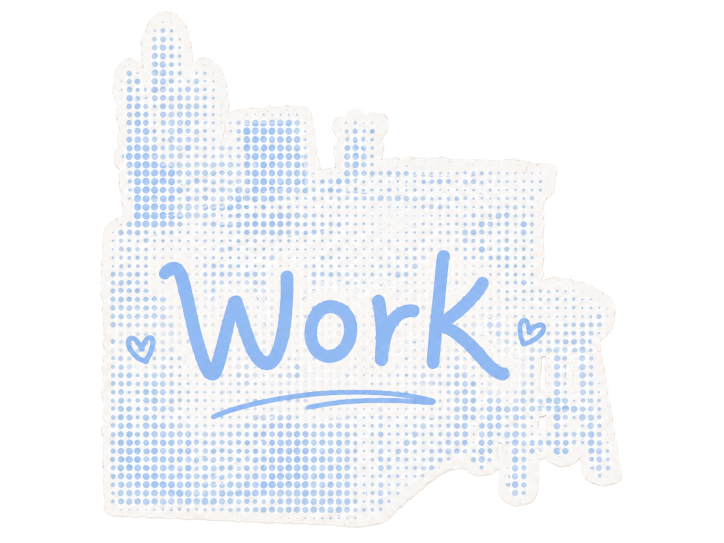
#> input picture 素材/image 10.png, 1448 x 1086 px (shown at 1/2 size)
$ python process-halftone-props.py
#> lines starting #> are read from the running program, lines starting #| are printed output that depends on the picture; after the words box and inside, x2 and y2 are one past the last pixel; in counts of white or black regions, pixels touching at a corner belong together
#> in main, src is the input picture: PIL image 1448x1086 RGBA; mean R, G, B, A 110.3, 113.1, 117.3, 120.9
"""Process high-res halftone hover stickers from 素材/image 8-10.png."""

from PIL import Image
import cv2
import numpy as np
import os

SRC_DIR = os.path.join(os.path.dirname(__file__), '..', '素材')
OUT = os.path.join(os.path.dirname(__file__), '..', 'assets')

SOURCES = {
    'hero-prop-desk-halftone.png': 'image 10.png',
    'hero-prop-counter-halftone.png': 'image 9.png',
    'hero-prop-board-halftone.png': 'image 8.png',
}


def extract_sticker(img_rgba, black_threshold=28, min_area=800):
#> called with black_threshold = 28, min_area = 800
    arr = np.array(img_rgba.convert('RGBA'))
    lum = arr[:, :, :3].astype(np.float32).mean(axis=2)
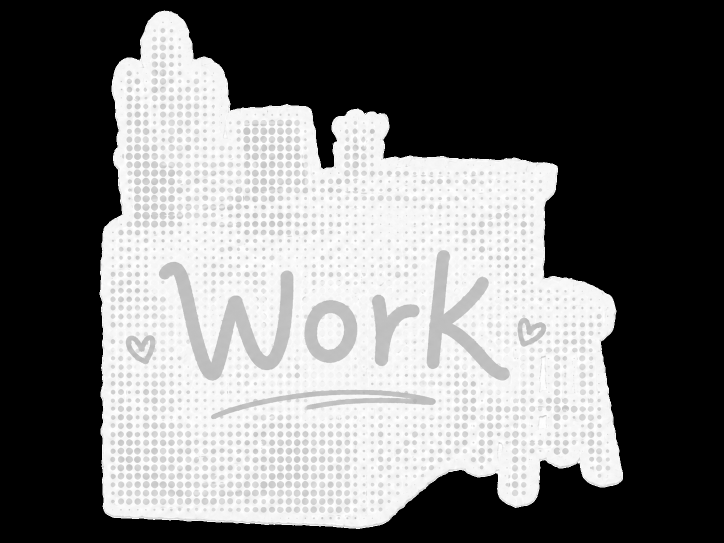
#> lum: shape (1086, 1448) float32 (shown at 1/2 size); min 0, max 255, mean 113.6
    alpha = arr[:, :, 3].astype(np.float32)
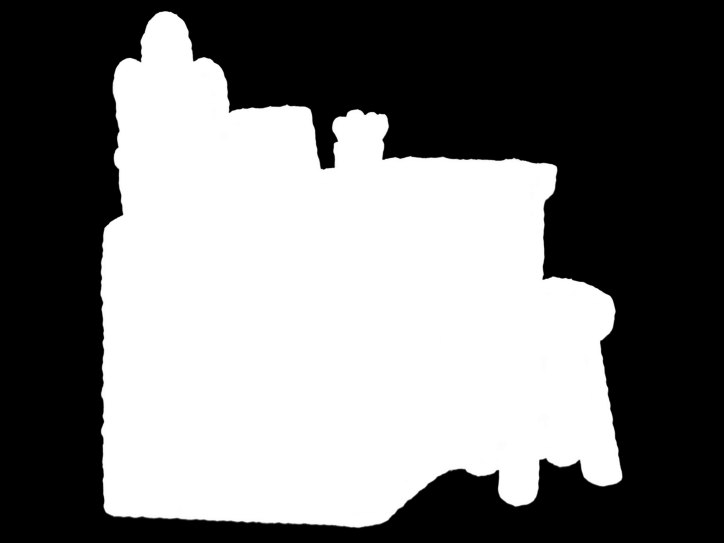
#> alpha: shape (1086, 1448) float32 (shown at 1/2 size); min 0, max 255, mean 120.9

    if alpha.max() > 0:
        visible = (alpha > 16) & (lum >= black_threshold)
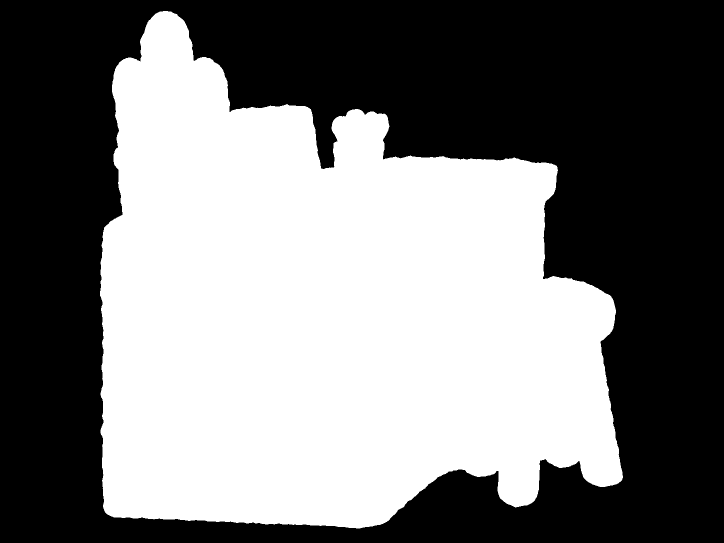
#> visible: shape (1086, 1448) bool (shown at 1/2 size); 47.7% white; 1 white region, box (x1, y1, x2, y2) and area: (200, 22, 1246, 1057) 750862
    else:
        visible = lum >= black_threshold

    mask = visible.astype(np.uint8)
    n, labels, stats, _ = cv2.connectedComponentsWithStats(mask, connectivity=8)
#> n = 2; stats = [[0, 0, 1448, 1086, 821666], [200, 22, 1046, 1035, 750862]]
    if n <= 1:
        arr[:, :, 3] = (mask * 255).astype(np.uint8)
        return Image.fromarray(arr)

    best = 1
    best_area = 0
    for i in range(1, n):
        area = stats[i, cv2.CC_STAT_AREA]
        if area > best_area and area >= min_area:
            best = i
            best_area = area
#> this loop made 1 pass
#> (area, best_area) on pass 1: (750862, 750862)
#> after the loop, best = 1; best_area = 750862

    x, y, w, h, _ = stats[best]
#> x = 200; y = 22; w = 1046; h = 1035
    out_alpha = np.where(labels == best, 255, 0).astype(np.uint8)
    arr[:, :, 3] = out_alpha
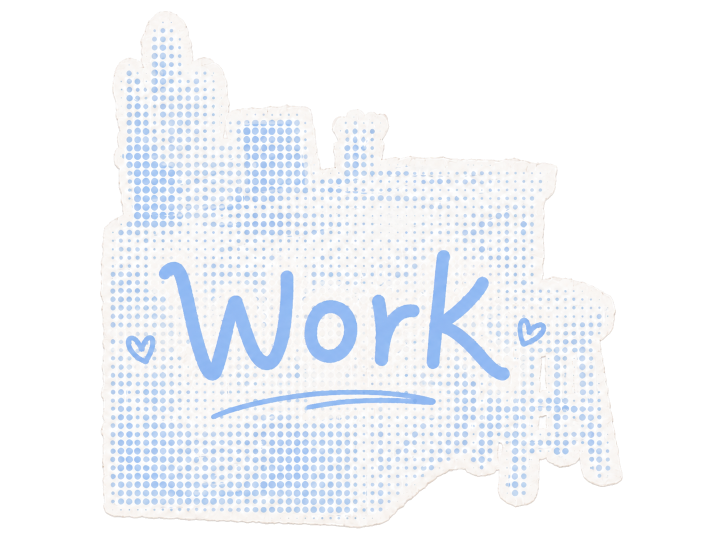
#> arr: shape (1086, 1448, 4) (shown at 1/2 size); 2.47% of pixels changed, all inside (x1, y1, x2, y2) = (199, 21, 1247, 1058); transparent parts drawn white
    return Image.fromarray(arr[y : y + h, x : x + w])
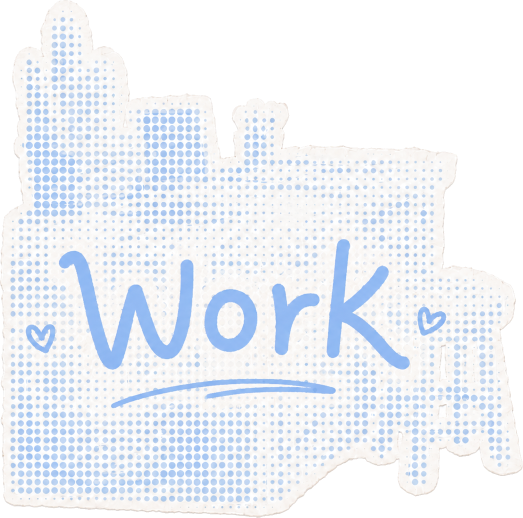
#> returned value: PIL image 1046x1035 RGBA (shown at 1/2 size); mean R, G, B, A 160.2, 164.3, 170.3, 176.9; transparent parts drawn white


def main():
    for out_name, src_name in SOURCES.items():
        src = Image.open(os.path.join(SRC_DIR, src_name))
        sticker = extract_sticker(src)
        dest = os.path.join(OUT, out_name)
        sticker.save(dest, optimize=True)
        print(dest, sticker.size, src.size)
#| tools/../assets/hero-prop-desk-halftone.png (1046, 1035) (1448, 1086)
#> pass 2 of the loop in main, `for out_name, src_name in SOURCES.items():`:
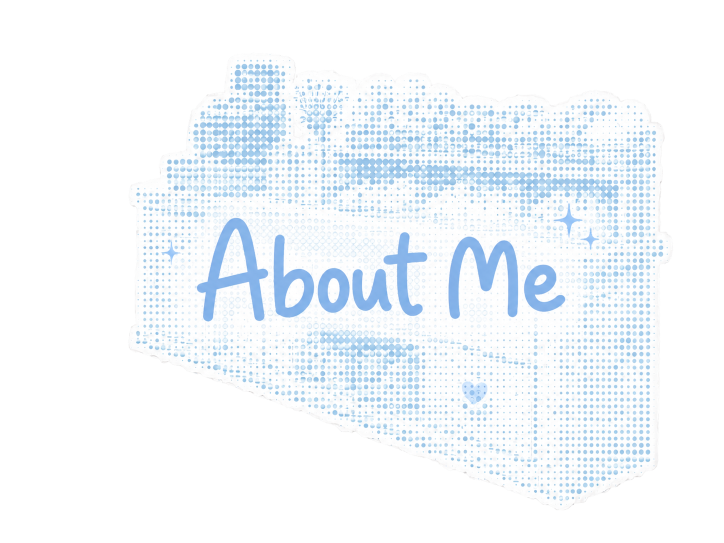
#> input picture 素材/image 9.png, 1448 x 1086 px (shown at 1/2 size)
#> in main, src is the input picture: PIL image 1448x1086 RGBA; mean R, G, B, A 107.7, 112.6, 116.7, 119.1
#> in extract_sticker (call 2), `visible = (alpha > 16) & (lum >= black_threshold)`:
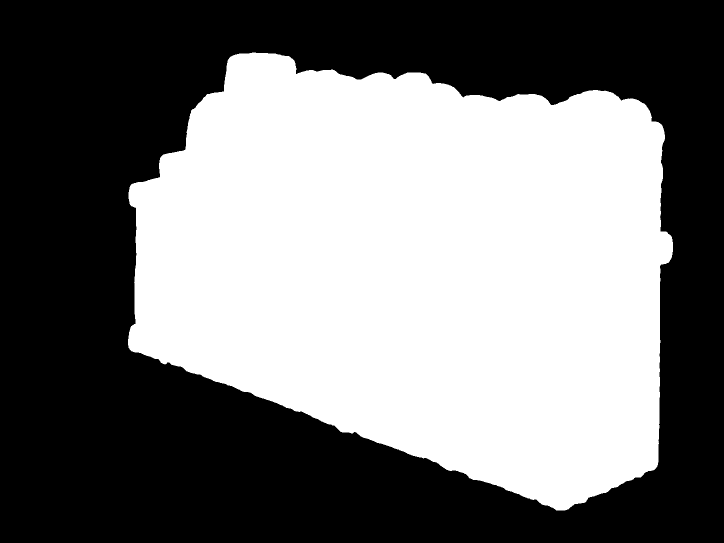
#> visible: shape (1086, 1448) bool (shown at 1/2 size); 46.9% white; 1 white region, box (x1, y1, x2, y2) and area: (256, 105, 1346, 1021) 737580
#> stats = [[0, 0, 1448, 1086, 834948], [256, 105, 1090, 916, 737580]]
#> the loop in extract_sticker (call 2), `for i in range(1, n):` made 1 pass
#> (area, best_area) on pass 1: (737580, 737580)
#> after the loop in extract_sticker (call 2), `for i in range(1, n):`: best = 1; best_area = 737580
#> x = 256; y = 105; w = 1090; h = 916
#> arr: shape (1086, 1448, 4); 1.75% of pixels changed, all inside (x1, y1, x2, y2) = (255, 104, 1347, 1022)
#> in extract_sticker (call 2), `return Image.fromarray(arr[y : y + h, x : x + w])`:
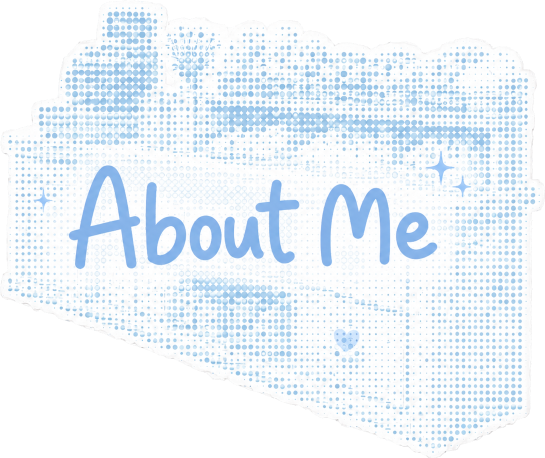
#> returned value: PIL image 1090x916 RGBA (shown at 1/2 size); mean R, G, B, A 169.6, 177.3, 183.9, 188.4; transparent parts drawn white
#| tools/../assets/hero-prop-counter-halftone.png (1090, 916) (1448, 1086)
#> pass 3 of the loop in main, `for out_name, src_name in SOURCES.items():`:
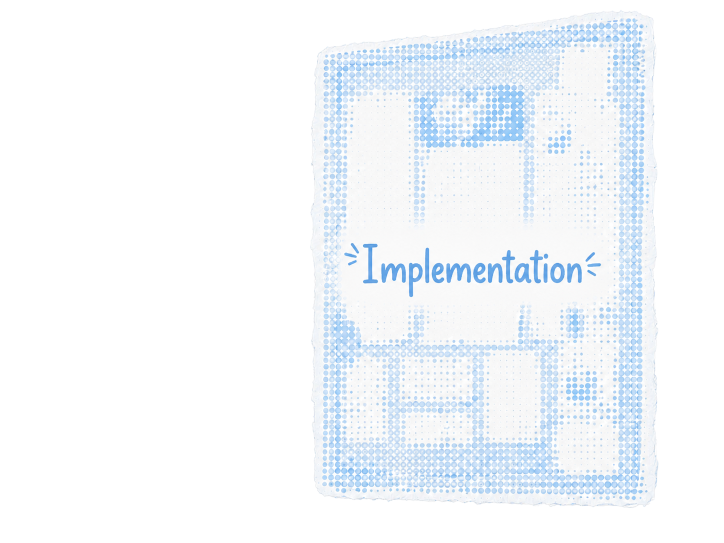
#> input picture 素材/image 8.png, 1448 x 1086 px (shown at 1/2 size)
#> in main, src is the input picture: PIL image 1448x1086 RGBA; mean R, G, B, A 94.7, 98.6, 102.3, 104.9
#> in extract_sticker (call 3), `visible = (alpha > 16) & (lum >= black_threshold)`:
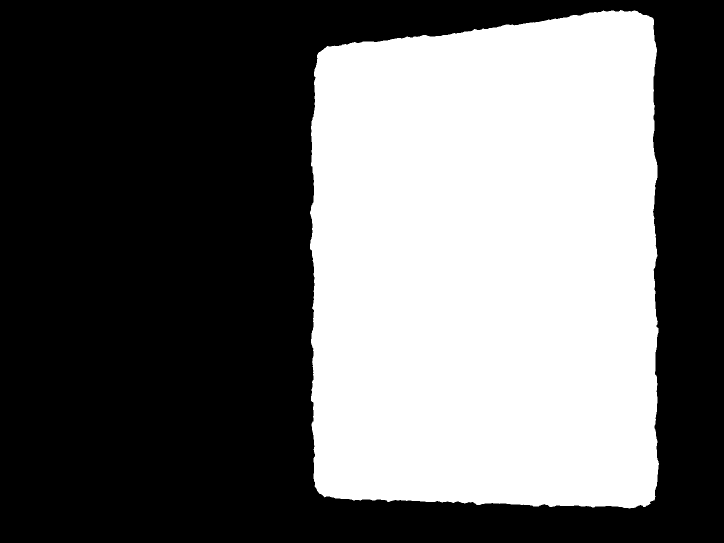
#> visible: shape (1086, 1448) bool (shown at 1/2 size); 41.3% white; 1 white region, box (x1, y1, x2, y2) and area: (620, 20, 1318, 1017) 649868
#> stats = [[0, 0, 1448, 1086, 922660], [620, 20, 698, 997, 649868]]
#> the loop in extract_sticker (call 3), `for i in range(1, n):` made 1 pass
#> (area, best_area) on pass 1: (649868, 649868)
#> after the loop in extract_sticker (call 3), `for i in range(1, n):`: best = 1; best_area = 649868
#> x = 620; y = 20; w = 698; h = 997
#> arr: shape (1086, 1448, 4); 1.68% of pixels changed, all inside (x1, y1, x2, y2) = (619, 19, 1319, 1018)
#> in extract_sticker (call 3), `return Image.fromarray(arr[y : y + h, x : x + w])`:
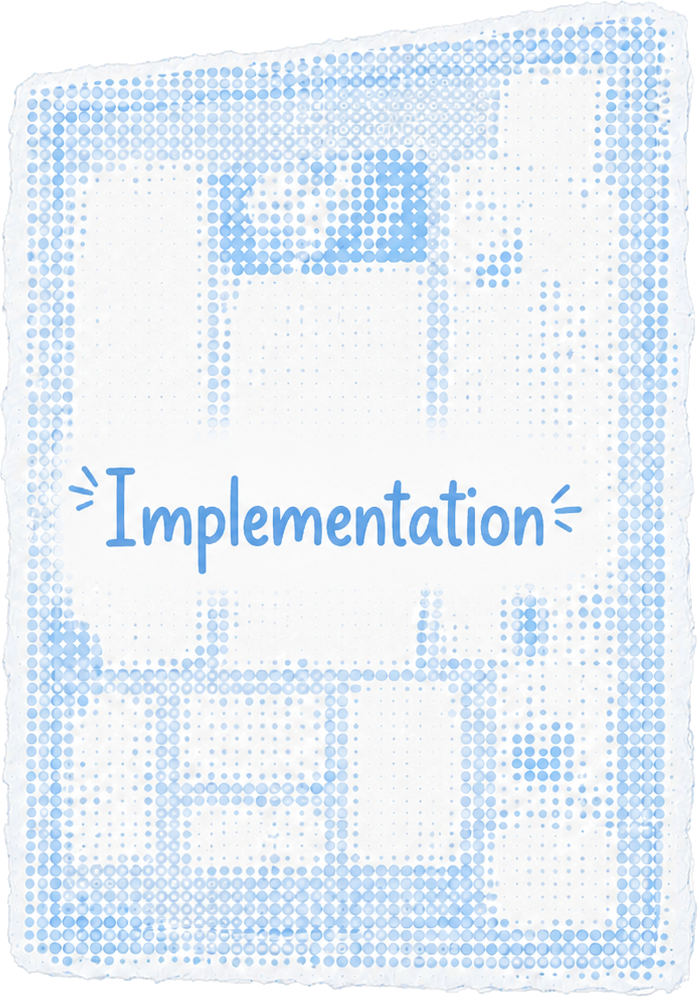
#> returned value: PIL image 698x997 RGBA; mean R, G, B, A 213.9, 222.7, 231.2, 238.1; transparent parts drawn white
#| tools/../assets/hero-prop-board-halftone.png (698, 997) (1448, 1086)


if __name__ == '__main__':
    main()
